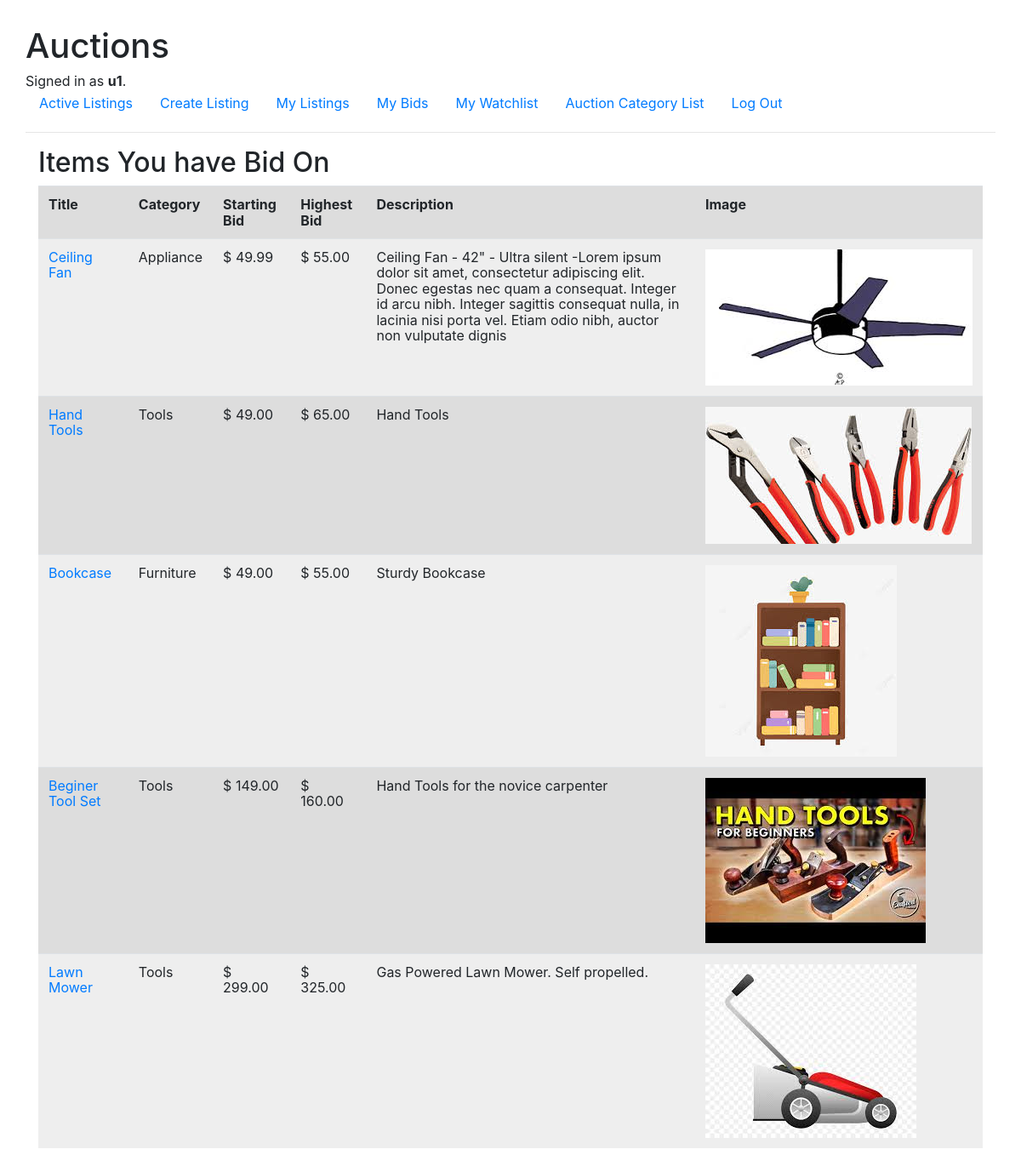
/bid/ (signed in), run on the app's committed database.
### auctions/models.py (models this page shows, shortened)
class User(AbstractUser):
    pass

class Bid(models.Model):
    user_id = models.ForeignKey(User, on_delete=models.CASCADE, related_query_name="buyer")
    title_id = models.ForeignKey(Listing, on_delete=models.CASCADE, related_name="item")
    bid_date = models.DateField(auto_now_add=True)
    bid_amount = models.DecimalField(max_digits=7, decimal_places=2)
    active = models.BooleanField(default=True)

class Listing(models.Model):
    title = models.CharField(max_length=32)
    description = models.CharField(max_length=256)
    starting_bid = models.DecimalField(max_digits=7, decimal_places=2)
    category = models.CharField(max_length=32)
    date_listed = models.DateField(auto_now_add=True)
    active = models.BooleanField(default=True)
    user_id = models.ForeignKey(User, on_delete=models.CASCADE, related_name="sellers")
    image = models.URLField(max_length=256, blank=True)
    bid_count = models.IntegerField(default=0)
    max_bid = models.DecimalField(max_digits=7, decimal_places=2, default=0.00)

### auctions/views.py (the view)
# urls.py: path("bid/", views.BidListView.as_view(), name="bid"),
class BidListView(LoginRequiredMixin, ListView):
    Model = Bid
    template_name = 'auctions/bid_list.html'
    contect_object_name = 'listing_list'
    login_url = 'login'
    def get_queryset(self):
        return Bid.objects.filter(user_id__username=self.request.user).distinct().select_related('title_id')
    def get_context_data(self, **kwargs):
        context = super(BidListView, self).get_context_data(**kwargs)
        context['PageTitle'] = 'Items You have Bid On'
        return context

### auctions/templates/auctions/bid_list.html
{% extends "auctions/layout.html" %}
{% block body %}
    <div class="container">
    {%  if PageTitle %}
        <h2>{{ PageTitle }}</h2>
    {% else %}
        <h2>Active Listings</h2>
    {% endif %}
    {% if bid_list %}
        <table class="table">
            <tr>
                <th class="span2">Title</th>
                <th class="span2">Category</th>
                <th class="span1">Starting Bid</th>
                <th class="span1">Highest Bid</th>
                <th class="span5">Description</th>
                <th class="span1">Image</th>
            </tr>
            {% for bid in bid_list %}
                <tr>
                    <td>
                        <a href="{% url 'detail' bid.title_id_id %}">{{ bid.title_id.title }}</a>
                    </td>
                    <td>{{ bid.title_id.category }}</td>
                    <td>$ {{ bid.title_id.starting_bid }}</td>
                    <td>$ {{ bid.title_id.max_bid }}</td>
                     <td class="text-left">{{ bid.title_id.description }}</td>
                    <td class="images"><img src="{{ bid.title_id.image }}" alt="image"></td>
                </tr>
            {% endfor %}
        </table>
    {% else %}
        <p>No active listings found</p>
    {% endif %}
    </div>
{% endblock %}

### auctions/templates/auctions/layout.html (shortened to what this page needs)
{% load static %}
<!DOCTYPE html>
<html lang="en">
    <head>
        <link rel="stylesheet" href="https://stackpath.bootstrapcdn.com/bootstrap/4.4.1/css/bootstrap.min.css">
        <link href="{% static 'auctions/styles.css' %}" rel="stylesheet">
    </head>
    <body>
        <h1>Auctions</h1>
        <div>
            {% if user.is_authenticated %}
                Signed in as <strong>{{ user.username }}</strong>.
            {% else %}
                Not signed in.
            {% endif %}
        </div>
        <ul class="nav">
            <li class="nav-item">
                <a class="nav-link" href="{% url 'index' %}">Active Listings</a>
            </li>
            {% if user.is_authenticated %}
                <li class="nav-item">
                    <a class="nav-link" href="{% url 'create' %}">Create Listing</a>
                </li>
                <li class="nav-item">
                    <a class="nav-link" href="{% url 'index' %}?user={{ user.username }}">My Listings</a>
                </li>
                <li class="nav-item">
                    <a class="nav-link" href="{% url 'bid' %}">My Bids</a>
                </li>
                <li class="nav-item">
                    <a class="nav-link" href="{% url 'watchlist' %}">My Watchlist</a>
                </li>
                <li class="nav-item">
                    <a class="nav-link" href="{% url 'categorylist' %}">Auction Category List</a>
                </li>
                <li class="nav-item">
                    <a class="nav-link" href="{% url 'logout' %}">Log Out</a>
                </li>
            {% endif %}
        </ul>
        <hr>
        {% block body %}
        {% endblock %}
    </body>
</html>

### auctions/static/auctions/styles.css (style rules this page uses)
html { font-family: Arial, sans-serif; margin: 20px; padding: 10px; font-size: 16px; }
body { line-height: 1.15; }
table { width: 75%; border-collapse: collapse; padding: 5px; }
th, td { padding: 2px; text-align: left; }
tr:nth-child(even) { background: #eee; }
tr:nth-child(odd) { background: #ddd; }
.images { display: flex; flex-wrap: wrap; }

### data on the page
User: username "u1"
Bid: title_id "Ceiling Fan", title_id.category "Appliance", title_id.starting_bid "49.99", title_id.max_bid "55.00", title_id.description "Ceiling Fan - 42\" - Ultra silent -Lorem ipsum dolor sit amet, consectetur adipiscing elit. Donec egestas nec quam a consequat. Integer id arcu nibh. Integer sagittis consequat nulla, in lacinia nisi porta vel. Etiam odio nibh, auctor non vulputate dignis", title_id.image (picture)
Bid: title_id "Hand Tools", title_id.category "Tools", title_id.starting_bid "49.00", title_id.max_bid "65.00", title_id.description "Hand Tools", title_id.image (picture)
Bid: title_id "Bookcase", title_id.category "Furniture", title_id.starting_bid "49.00", title_id.max_bid "55.00", title_id.description "Sturdy Bookcase", title_id.image (picture)
Bid: title_id "Beginer Tool Set", title_id.category "Tools", title_id.starting_bid "149.00", title_id.max_bid "160.00", title_id.description "Hand Tools for the novice carpenter", title_id.image (picture)
Bid: title_id "Lawn Mower", title_id.category "Tools", title_id.starting_bid "299.00", title_id.max_bid "325.00", title_id.description "Gas Powered Lawn Mower. Self propelled.", title_id.image (picture)

### other printed values
{{ PageTitle }} "Items You have Bid On"
